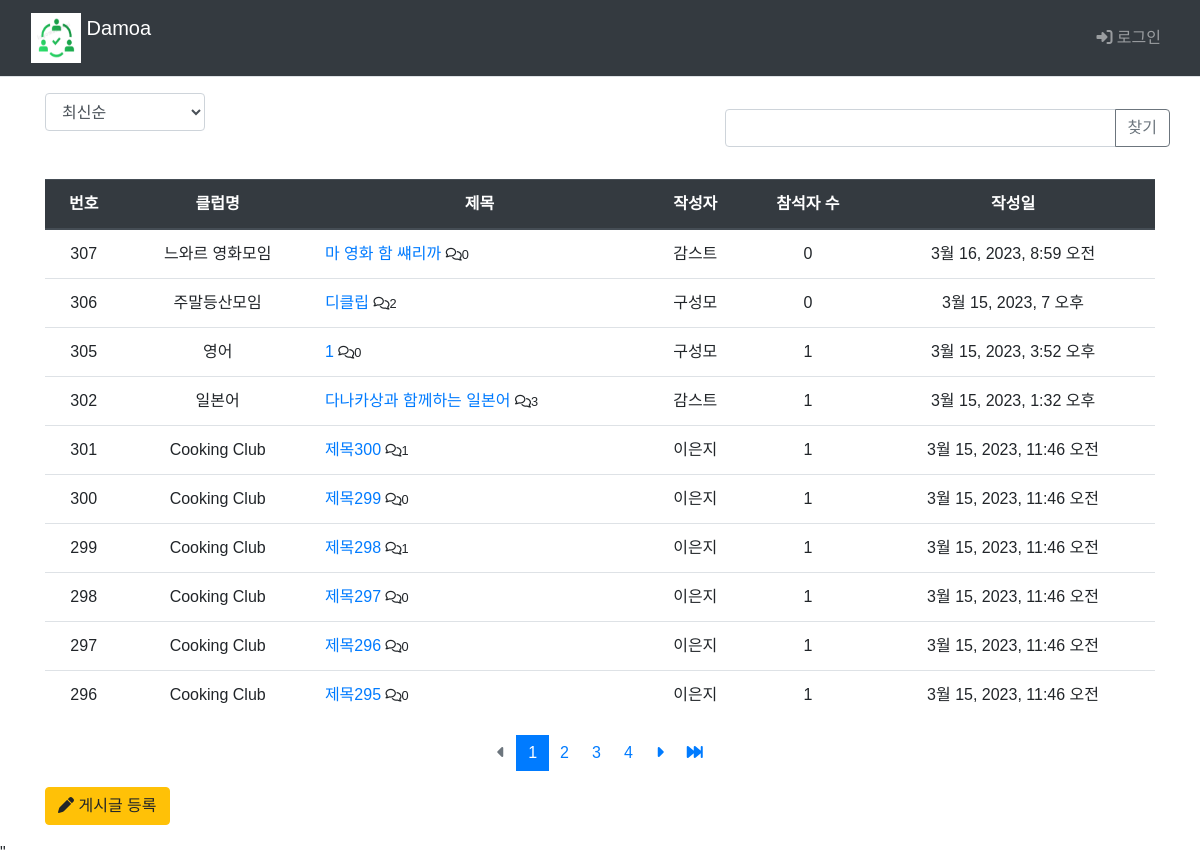
The page /main/board_list/ on the database as committed earlier.
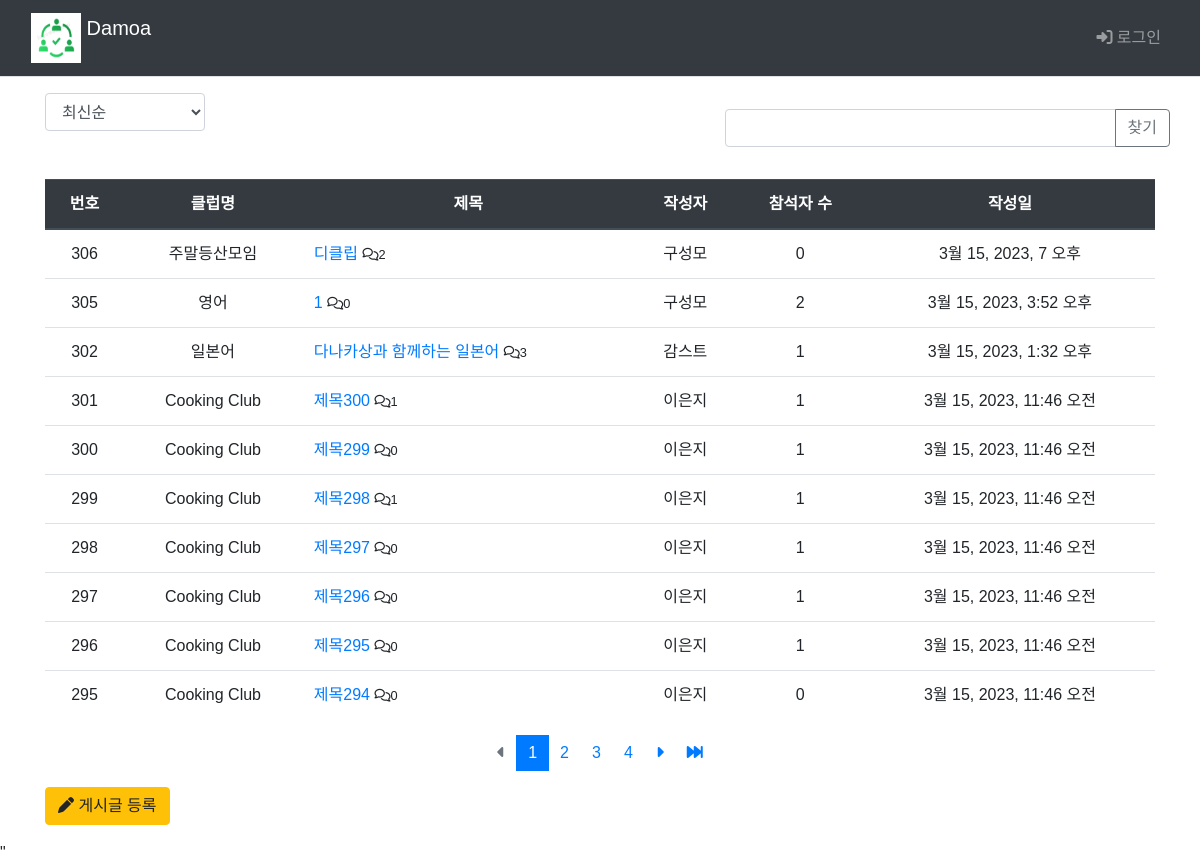
The same page on the database as committed later.
### main/models.py (models this page shows, shortened)
class Board(models.Model):
    club = models.ForeignKey(Club, on_delete=models.CASCADE)
    author = models.ForeignKey(settings.AUTH_USER_MODEL, on_delete=models.CASCADE, default=1, null=True, related_name='author_board')
    subject = models.CharField('제목', max_length = 200,
                               help_text='게시글의 제목을 한 줄로 작성하세요.')
    content = models.TextField('내용', help_text='내용을 상세히 작성하세요.')
    create_date = models.DateTimeField('생성일')
    modify_date = models.DateTimeField(null=True, blank=True)
    voter=models.ManyToManyField(settings.AUTH_USER_MODEL, related_name='voter_board')

class Club(models.Model):
    class category(models.TextChoices):
        from django.utils.translation import gettext_lazy as _
        COOK = 'CK', _('Cook')
        CULTURE = 'CT', _('Culture')
        GAME = 'GA', _('Game')
        LANGUAGE = 'LA', _('Language')
        MUSIC = 'MU', _('Music')
        OUTDOOR = 'OD', _('Outdoor')
        SPORTS = 'SP', _('Sports')
    category = models.CharField(
        max_length=10,
        choices = category.choices,
        null=True
    )
    name=models.TextField('클럽이름')
    author = models.ForeignKey(settings.AUTH_USER_MODEL, on_delete=models.CASCADE, default=1, null=True, related_name='author_club')
    def __str__(self):
        return self.name

### common/models.py (models this page shows)
class CustomUser(AbstractBaseUser, PermissionsMixin) :
    email = models.EmailField(blank=True, unique=True, default='')
    username = models.CharField(max_length = 15, unique=True)
    name = models.CharField(max_length=15)
    age = models.IntegerField()
    ad = models.CharField(max_length=50)
    is_active = models.BooleanField(default=True)
    is_superuser = models.BooleanField(default=True)
    is_staff = models.BooleanField(default=True)
    date_joined = models.DateTimeField(default=timezone.now)
    last_login = models.DateTimeField(blank=True, null=True)
    objects = CustomUserManager()
    USERNAME_FIELD = 'username'
    REQUIRED_FIELD = ['name']
    class Meta :
        ordering = ['-date_joined']
        verbose_name = 'User'
        verbose_name_plural = 'User'

### main/views.py (the view, shortened to what this page needs)
# urls.py: path('main/board_list/', views.board_list, name='board_list'),
def board_list(request):
    page = request.GET.get('page', '1')  # 페이지
    kw = request.GET.get('kw', '')  # 검색어
    so = request.GET.get('so', 'recent') # 정렬 기준 / default 최신순
    if so == 'recent':
        board_list = Board.objects.order_by('-create_date')
    elif so == 'late':
        board_list = Board.objects.order_by('create_date')
    elif so == 'recommend':
        board_list = Board.objects.annotate(
            num_voter = Count('voter')).order_by('-num_voter', '-create_date')
    elif so == 'popular':
        board_list = Board.objects.annotate(
            num_reply = Count('reply')).order_by('-num_reply', '-create_date')
    else : # 위 경우 제외 board_id 역순정렬
        board_list = Board.objects.order_by('-id')
    paginator = Paginator(board_list, 10)  # 페이지당 10개
    page_obj = paginator.get_page(page)
    context = {'board_list':page_obj, 'page':page, 'kw':kw, 'so':so}
    return render(request, 'main/board_list.html', context)

### templates/main/board_list.html (shortened to what this page needs)
{% extends 'base.html' %}
{% load static %}
{% load main_filter %}
{% block content %}
  <div class="container my-3">
    <div class="row justify-content-between my-3">
      <div class="col-2">
        <select class="form-control so">
          <option value="recent" {% if so == 'recent' %} selected{% endif %}>
            최신순
          </option>
        </select>
      </div>
      <div class="row col-5 my-3">
          <div class="input-group">
            <input type="text" id="search_kw" class="form-control kw" value="{{ kw|default_if_none:'' }}">
            <div class="input-group-append">
              <button class="btn btn-outline-secondary" type="button" id="btn_search">찾기</button>
            </div>
          </div>
      </div>
  </div>
    <table class="table ">
      <thead>
        <tr class="text-center thead-dark">
          <th>번호</th>
          <th>클럽명</th>
          <th style="width:30%">제목</th>
          <th>작성자</th>
          <th>참석자 수</th>
          <th>작성일</th>
        </tr>
      </thead>
      <tbody>
        {% if board_list %}
          {% for board in board_list %}
            <tr class="text-center">
              <td>{{board.id}}</td>
              <td>{{ board.club }}</td>
              <td class="text-left">
                <a href="{%url 'main:detail' board.id%}">{{board.subject}}</a>  <small><i class="fa-regular fa-comments"></i>{{board.reply_set.count}}</small>
              </td>
              <td>{{board.author.name}}</td>
              <td>{{board.voter.count}}</td>
              <td>{{board.create_date}}</td>
            </tr>
          {% endfor %}
        {% else %}
          게시글이 없습니다.
        {% endif %}
      </tbody>
    </table>
    <ul class="pagination justify-content-center">
      {% if board_list.has_previous %}
        <li class="page-item">
      <a class="page-link" href="#" data-page="1">
        <i class="fa-solid fa-backward-fast"></i>
      </a>
    </li>
    <li class="page-item">
      <a class="page-link" href="#" data-page="{{ board_list.previous_page_number }}">
        <i class="fa-solid fa-caret-left"></i>
      </a>
    </li>
      {% else %}
        <li class="page-item disabled">
          <a class="page-link" tabindex="-1" aria-disabled="true" href="#">
            <i class="fa-solid fa-caret-left"></i>
          </a>
        </li>
      {% endif %}
      {% for page_number in board_list.paginator.page_range %}
        {% if page_number >= board_list.number|add:-3 and page_number <= board_list.number|add:3 %}
          {% if page_number == board_list.number %}
            <li class="page-item active" aria-current="page">
              <a class="page-link" data-page="{{ page_number }}">
                {{ page_number }}
              </a>
            </li>
          {% else %}
            <li class="" page-item="page-item">
              <a class="page-link" data-page="{{ page_number }}">
                {{ page_number }}
              </a>
            </li>
          {% endif %}
        {% endif %}
      {% endfor %}
      {% if board_list.has_next %}
        <li class="page-item">
      <a class="page-link" href="#" data-page="{{ board_list.next_page_number }}">
        <i class="fa-solid fa-caret-right"></i>
      </a>
    </li>
    <li class="page-item">
      <a class="page-link" href="#" data-page="{{ board_list.paginator.num_pages }}">
        <i class="fa-solid fa-forward-fast"></i>
      </a>
    </li>
      {% else %}
        <li class="page-item disabled">
          <a class="page-link" tabindex="-1" aria-disabled="true" href="#">
            <i class="fa-solid fa-caret-right"></i>
          </a>
        </li>
      {% endif %}
    </ul>
    <a href="{%url 'main:board_create' %}" class="btn btn-warning">
      <i class="fa-solid fa-pen"></i>
      게시글 등록
    </a>
  </div>
  <form id="searchForm" method="get" action="{% url 'main:board_list' %}">
    <input type="hidden" id="so" name="so" value={{ so }}">"
  </form>
{% endblock %}

Rows that differ between the two databases and show on the page:
removed Board: id "307", club "느와르 영화모임", subject "마 영화 함 썌리까", reply_set.count "0", author.name "감스트", voter.count "0", create_date "3월 16, 2023, 8:59 오전"
computed for Board "3월 15, 2023, 3:52 오후": voter.count "1" → "2"
now on this page (row unchanged): Board: id "295", club "Cooking Club", subject "제목294", reply_set.count "0", author.name "이은지", voter.count "0", create_date "3월 15, 2023, 11:46 오전"
